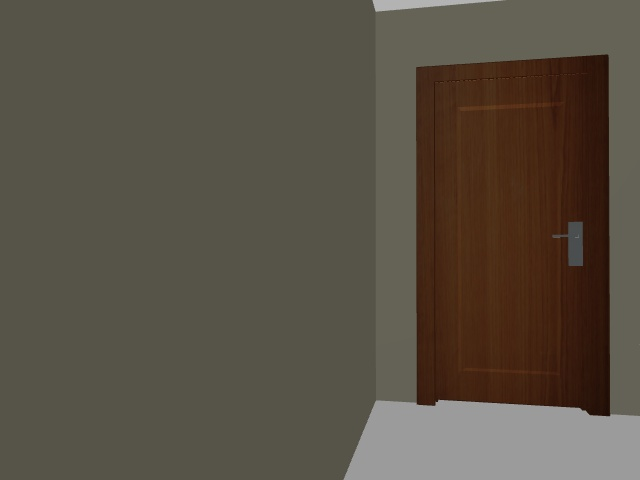
#> input picture scripts_v1/dataset2/livingRoom_1.jpg, 640 x 480 px; its folder holds 4 pictures in this run
$ python acquire_dataset.py
#> lines starting #> are read from the running program, lines starting #| are printed output that depends on the picture
import cv2 as cv
import numpy as np
from PIL import Image
import glob
import pickle
import time

t0 = time.time()
#known dataset lists
img_dataset = []
keypoints_dataset = []
descriptors_dataset = []
dataset_names = []
names_full = []
minHessian = 400    # as in paper


#  read all images from folder - set directory accordingly
for filename in glob.glob('*.jpg'):  # for all images
    im = cv.imread(filename, cv.IMREAD_GRAYSCALE)
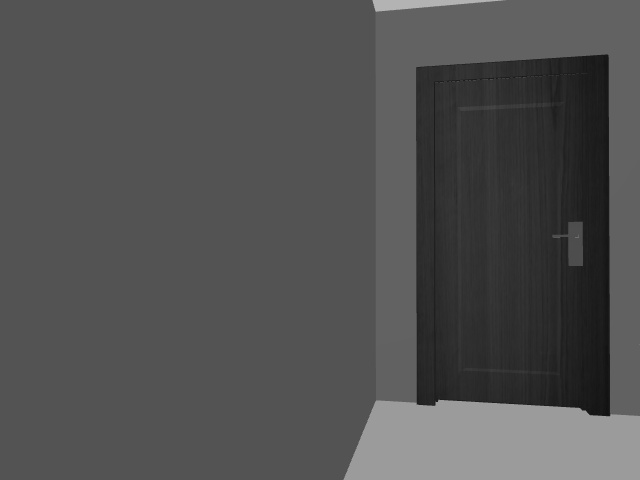
#> im: shape (480, 640); min 14, max 185, mean 81.4
    name = filename.split('_', 1)
    names_full.append(filename)
    dataset_names.append(name[0])
    img_dataset.append(im)
#> pass 2 of the loop `for filename in glob.glob('*.jpg'):`:
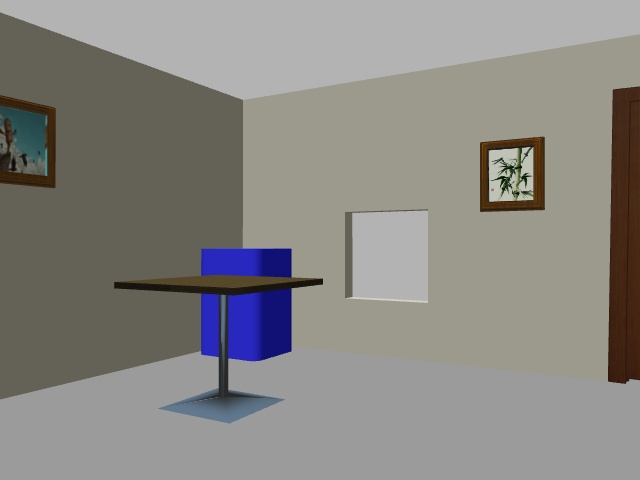
#> input picture scripts_v1/dataset2/livingRoom_10.jpg, 640 x 480 px
#> `im = cv.imread(filename, cv.IMREAD_GRAYSCALE)`:
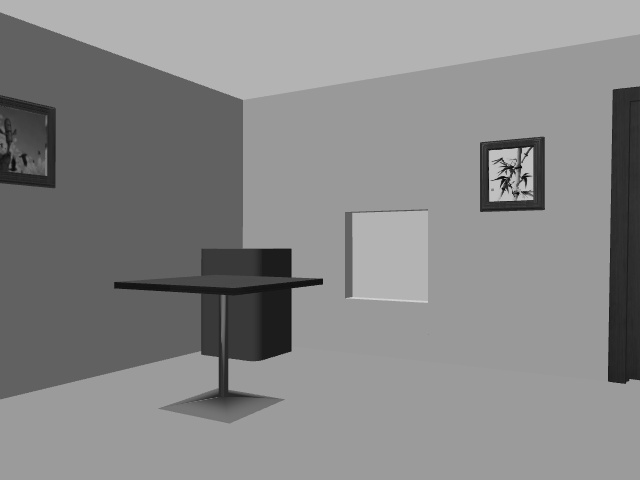
#> im: shape (480, 640); min 2, max 212, mean 135.5
#> pass 3 of the loop `for filename in glob.glob('*.jpg'):`:
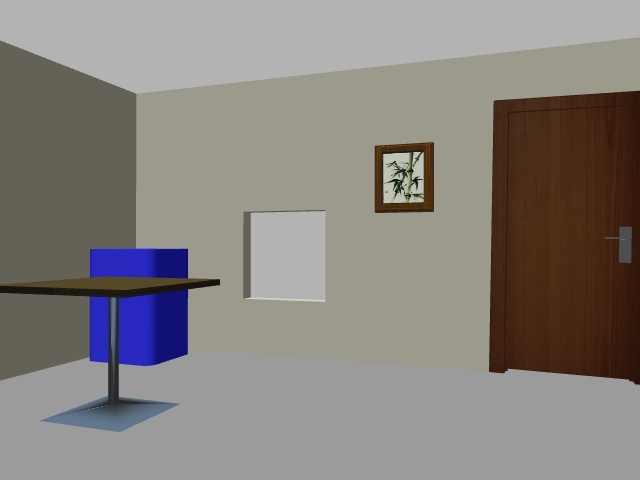
#> input picture scripts_v1/dataset2/livingRoom_11.jpg, 640 x 480 px
#> `im = cv.imread(filename, cv.IMREAD_GRAYSCALE)`:
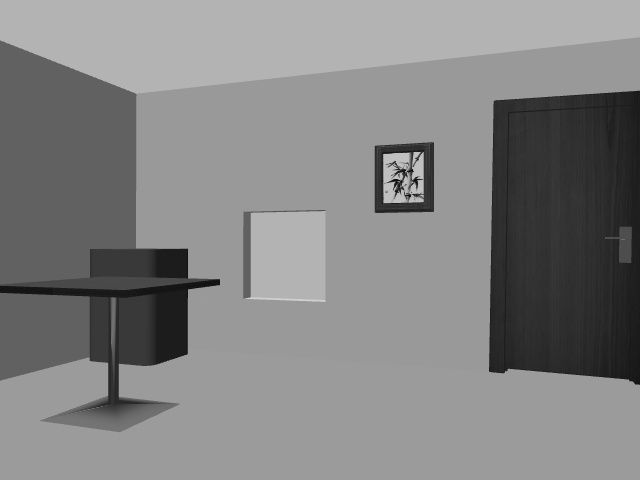
#> im: shape (480, 640); min 4, max 213, mean 130.9
#> the loop made 4 passes; the first 3 are shown

print(len(img_dataset))
# print(dataset_names)

# check if ok
for i in img_dataset:
    if i is None:
        print('Could not open or find the images!')
        exit(0)

# acquire descriptor list from dataset - keypoints also available if needed
def getDescriptor(descriptors, keypoints, img):
#> (the run stopped early here; a loop or call above may not have finished)
